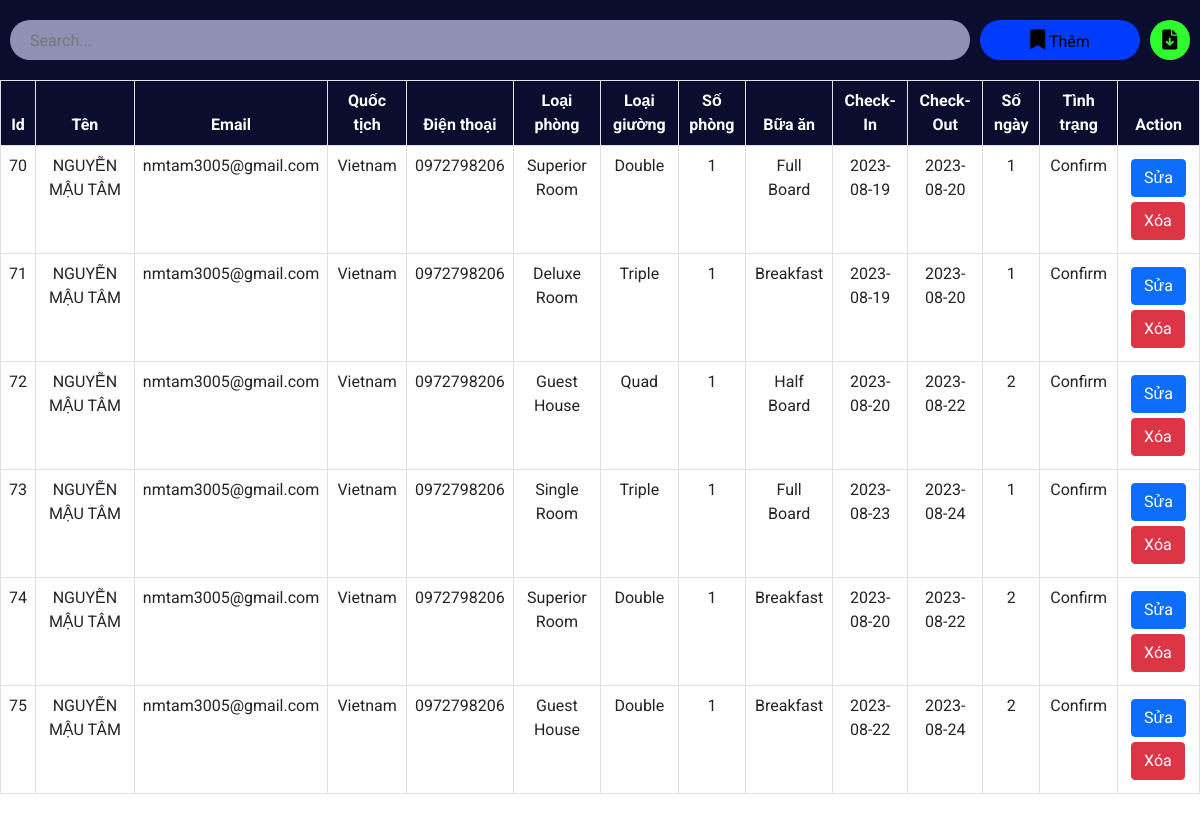
The page /admin/roombook.php on the database its author committed.
### tables this page shows
CREATE TABLE `roombook` (
  `id` int(10) NOT NULL,
  `Name` varchar(50) NOT NULL,
  `Email` varchar(50) NOT NULL,
  `Country` varchar(30) NOT NULL,
  `Phone` varchar(30) NOT NULL,
  `RoomType` varchar(30) NOT NULL,
  `Bed` varchar(30) NOT NULL,
  `Meal` varchar(30) NOT NULL,
  `NoofRoom` varchar(30) NOT NULL,
  `cin` date NOT NULL,
  `cout` date NOT NULL,
  `nodays` int(50) NOT NULL,
  `stat` varchar(30) NOT NULL
);

### admin/roombook.php (the view, shortened to what this page needs)
<?php
include '../config.php';
?>
<!DOCTYPE html>
<html lang="en">
<head>
    <link rel="stylesheet" href="../css/fontawesome.pro.6.0.0.css">
    <link rel="stylesheet" href="../css/bootstrap.min.css">
    <link rel="stylesheet" href="./css/roombook-page.css">
</head>
<body>
    <div class="searchsection">
        <input type="text" name="search_bar" id="search_bar" placeholder="Search..." onkeyup="searchFun()">
        <button class="adduser" id="adduser" onclick="adduseropen()"><i class="fa-solid fa-bookmark"></i> Thêm</button>
        <form action="./exportdata.php" method="post">
            <button class="exportexcel" id="exportexcel" name="exportexcel" type="submit"><i class="fa-solid fa-file-arrow-down"></i></button>
        </form>
    </div>
    <div class="roombooktable" class="table-responsive-xl">
        <?php
            $roombooktablesql = "SELECT * FROM roombook";
            $roombookresult = mysqli_query($conn, $roombooktablesql);
        ?>
        <table class="table table-bordered" id="table-data">
            <thead>
                <tr>
                    <th scope="col">Id</th>
                    <th scope="col">Tên</th>
                    <th scope="col">Email</th>
                    <th scope="col">Quốc tịch</th>
                    <th scope="col">Điện thoại</th>
                    <th scope="col">Loại phòng</th>
                    <th scope="col">Loại giường</th>
                    <th scope="col">Số phòng</th>
                    <th scope="col">Bữa ăn</th>
                    <th scope="col">Check-In</th>
                    <th scope="col">Check-Out</th>
                    <th scope="col">Số ngày</th>
                    <th scope="col">Tình trạng</th>
                    <th scope="col" class="action">Action</th>
                </tr>
            </thead>
            <tbody>
            <?php
            while ($res = mysqli_fetch_array($roombookresult)) {
            ?>
                <tr>
                    <td><?php echo $res['id'] ?></td>
                    <td><?php echo $res['Name'] ?></td>
                    <td><?php echo $res['Email'] ?></td>
                    <td><?php echo $res['Country'] ?></td>
                    <td><?php echo $res['Phone'] ?></td>
                    <td><?php echo $res['RoomType'] ?></td>
                    <td><?php echo $res['Bed'] ?></td>
                    <td><?php echo $res['NoofRoom'] ?></td>
                    <td><?php echo $res['Meal'] ?></td>
                    <td><?php echo $res['cin'] ?></td>
                    <td><?php echo $res['cout'] ?></td>
                    <td><?php echo $res['nodays'] ?></td>
                    <td><?php echo $res['stat'] ?></td>
                    <td class="action">
                        <a href="roombookedit.php?id=<?php echo $res['id'] ?>"><button class="btn btn-primary">Sửa</button></a>
                        <a href="roombookdelete.php?id=<?php echo $res['id'] ?>"><button class='btn btn-danger'>Xóa</button></a>
                    </td>
                </tr>
            <?php
            }
            ?>
            </tbody>
        </table>
    </div>
</body>
</html>

### admin/css/roombook-page.css (style rules this page uses)
:root { --bg-text-shadow: 0 2px 4px rgb(13 0 77 / 8%), 0 3px 6px rgb(13 0 77 / 8%), 0 8px 16px rgb(13 0 77 / 8%); --bg-box-shadow: 0px 0px 20px 6px rgba(26, 30, 164, 0.31); }
body { background-color: #ffff; }
* { margin: 0; padding: 0; font-family: 'Roboto', sans-serif; }
i { font-size: 20px; }
.searchsection { height: 80px; width: 100%; display: flex; justify-content: space-evenly; align-items: center; background-color: #0a0d2d; position: fixed; z-index: 500; }
#search_bar { height: 40px; width: 80%; border: none; background-color: rgba(195, 198, 233, 0.714); padding-left: 20px; border-radius: 30px; }
#adduser { height: 40px; background-color: rgb(0, 59, 254); border: none; border-radius: 30px; padding: 0 50px; }
.exportexcel { height: 40px; width: 40px; background-color: rgb(47, 255, 47); border: none; border-radius: 50%; }
a { color: black; }
.roombooktable { position: absolute; color: #0a0d2d; margin-top: 80px; width: 100%; height: 100vh; padding-bottom: 900px; }
.roombooktable thead { background-color: #0a0d2d; color: white; text-align: center; }
.roombooktable tbody { text-align: center; }
.action a { text-decoration: none; }
.action button { display: flex; flex-wrap: wrap; margin: 5px; }

### rows shown on the page
roombook: id "70", Name "NGUYỄN MẬU TÂM", Email "nmtam3005@gmail.com", Country "Vietnam", Phone "0972798206", RoomType "Superior Room", Bed "Double", NoofRoom "1", Meal "Full Board", cin "2023-08-19", cout "2023-08-20", nodays "1", stat "Confirm"
roombook: id "71", Name "NGUYỄN MẬU TÂM", Email "nmtam3005@gmail.com", Country "Vietnam", Phone "0972798206", RoomType "Deluxe Room", Bed "Triple", NoofRoom "1", Meal "Breakfast", cin "2023-08-19", cout "2023-08-20", nodays "1", stat "Confirm"
roombook: id "72", Name "NGUYỄN MẬU TÂM", Email "nmtam3005@gmail.com", Country "Vietnam", Phone "0972798206", RoomType "Guest House", Bed "Quad", NoofRoom "1", Meal "Half Board", cin "2023-08-20", cout "2023-08-22", nodays "2", stat "Confirm"
roombook: id "73", Name "NGUYỄN MẬU TÂM", Email "nmtam3005@gmail.com", Country "Vietnam", Phone "0972798206", RoomType "Single Room", Bed "Triple", NoofRoom "1", Meal "Full Board", cin "2023-08-23", cout "2023-08-24", nodays "1", stat "Confirm"
roombook: id "74", Name "NGUYỄN MẬU TÂM", Email "nmtam3005@gmail.com", Country "Vietnam", Phone "0972798206", RoomType "Superior Room", Bed "Double", NoofRoom "1", Meal "Breakfast", cin "2023-08-20", cout "2023-08-22", nodays "2", stat "Confirm"
roombook: id "75", Name "NGUYỄN MẬU TÂM", Email "nmtam3005@gmail.com", Country "Vietnam", Phone "0972798206", RoomType "Guest House", Bed "Double", NoofRoom "1", Meal "Breakfast", cin "2023-08-22", cout "2023-08-24", nodays "2", stat "Confirm"
